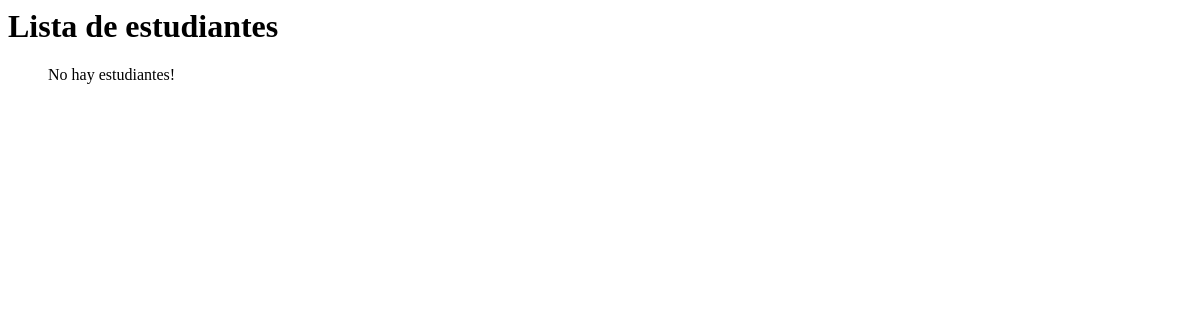
The page /estudiantes/ on the database as committed earlier.
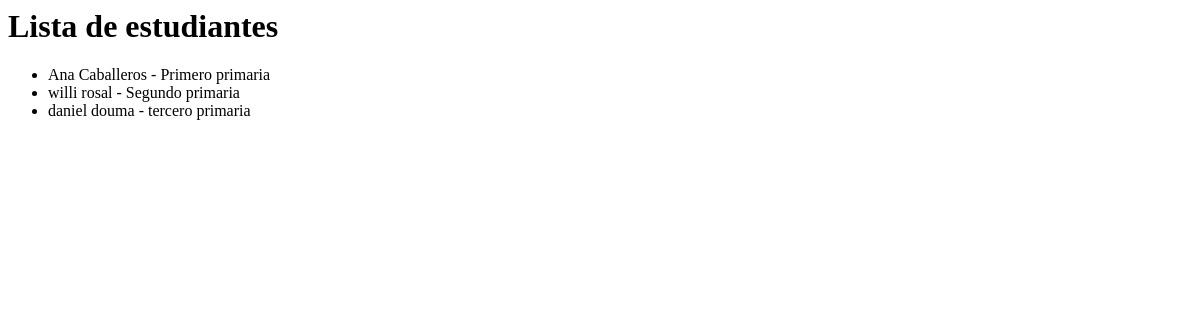
The same page on the database as committed later.
### estudiantes/models.py (models this page shows)
class Estudiante(models.Model):
	nombres = models.CharField(max_length = 100)
	apellidos = models.CharField(max_length = 100)
	edad = models.IntegerField(default= 0)
	grado = models.ForeignKey("grados.Grado" )
	def __str__(self):
		return "%s %s - %s" % (
			self.nombres,
			self.apellidos,
			self.grado)

### grados/models.py (models this page shows)
class Grado(models.Model):
	nombre = models.CharField(max_length = 100)
	orden = models.IntegerField(default= 0)
	def __str__(self):
		return self.nombre

### estudiantes/views.py (the view)
# urls.py: url(r'^estudiantes/', estudiantes_views.lista_estudiantes, name="lista_estudiantes"),
def lista_estudiantes(request):
	estudiantes = Estudiante.objects.all()
	return render(request, 'lista_estudiantes.html',
		{'estudiantes' : estudiantes})

### estudiantes/templates/lista_estudiantes.html
<html>
	<head></head>
	<body>
		<h1>Lista de estudiantes</h1>
		<ul>
			{% for estudiante in estudiantes %}
				<li>{{estudiante}}</li>
			{% empty %}
				<p>No hay estudiantes!</p>
			{% endfor %}
		</ul>
	</body>
</html>

Rows that differ between the two databases and show on the page:
added Estudiante: nombres+apellidos+grado "Ana Caballeros - Primero primaria"
added Estudiante: nombres+apellidos+grado "willi rosal - Segundo primaria"
added Estudiante: nombres+apellidos+grado "daniel douma - tercero primaria"
Other text that changed with them:
text no longer shown: "No hay estudiantes!"
